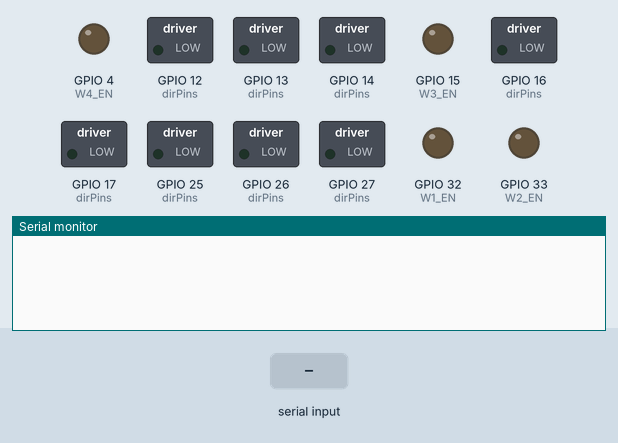
The sketch below on a simulated ESP32. On the bench: switched loads named in the sketch (green lamp = pin HIGH), output pins drawn as LEDs (lit = HIGH), the last lines printed to the serial monitor. Inputs (shaded band) come from the test bench.

Above: at 1.2 s.
1.3 s: "PING\n" received over Serial
At 1.7 s:
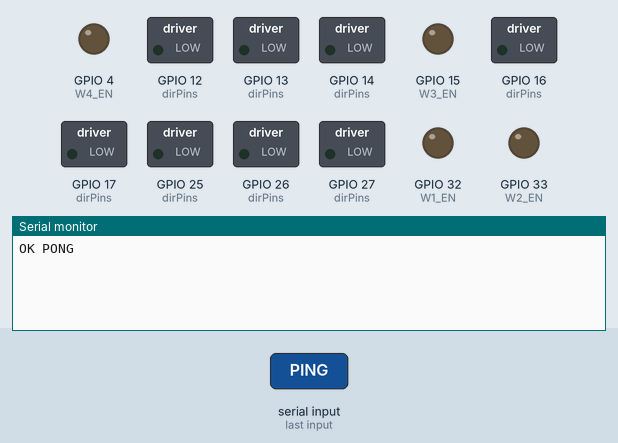
2.8 s: "STOP\n" received over Serial
At 4.0 s:
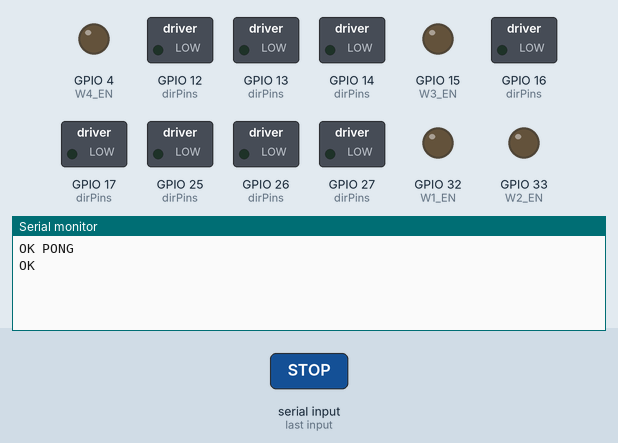
4.3 s: "MOVE \n" received over Serial
At 5.1 s:
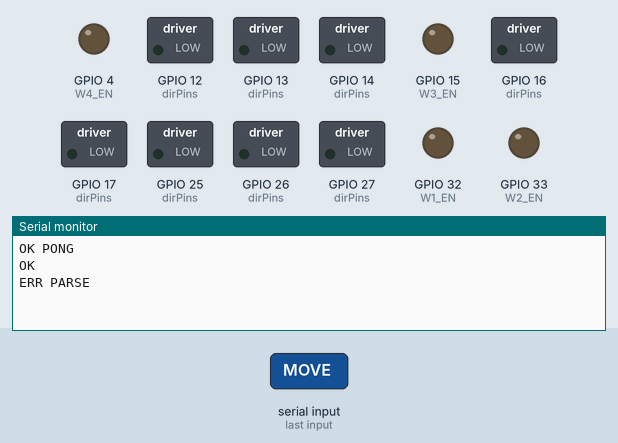

The sketch:

auto_aiming_esp32.ino
```cpp
/*
 * auto_aiming_esp32.ino  –  Auto-Aiming Dustbin – ESP32 variant
 *
 * Differences from the Uno sketch:
 *  • Uses ESP32's LEDC hardware PWM (analogWrite() not available on ESP32).
 *  • GPIO numbers differ — update the #defines below for your board.
 *  • Optional: Wi-Fi task skeleton included but disabled by default.
 *
 * Hardware
 * --------
 * Two L298N dual-channel motor driver boards, four DC motors (omni-wheel
 * X-drive platform).
 *
 * Default GPIO assignments (ESP32-WROOM-32 DevKit):
 *
 *   Motor W1 (front-left):   EN=GPIO32  IN1=GPIO25  IN2=GPIO26
 *   Motor W2 (front-right):  EN=GPIO33  IN1=GPIO27  IN2=GPIO14
 *   Motor W3 (rear-right):   EN=GPIO15  IN1=GPIO12  IN2=GPIO13
 *   Motor W4 (rear-left):    EN=GPIO4   IN1=GPIO16  IN2=GPIO17
 * Serial Protocol  (same as Uno variant — see docs/COMMUNICATION_PROTOCOL.md)
 *   Baud: 115200, USB-serial (UART0 on the DevKit USB connector).
 *   Commands: MOVE <vx> <vy>  |  STOP  |  HOME  |  PING
 *   See arduino/common/protocol.h for the full protocol definition.
 */

#include <Arduino.h>
#include "../common/protocol.h"

// ── LEDC PWM configuration ───────────────────────────────────────────────────
#define PWM_FREQ       5000   // Hz
#define PWM_RESOLUTION    8   // bits (0-255)

// LEDC channels (0-15 available on ESP32)
#define CH_W1 0
#define CH_W2 1
#define CH_W3 2
#define CH_W4 3

// ── Pin assignments ──────────────────────────────────────────────────────────
#define W1_EN  32
#define W1_IN1 25
#define W1_IN2 26

#define W2_EN  33
#define W2_IN1 27
#define W2_IN2 14

#define W3_EN  15
#define W3_IN1 12
#define W3_IN2 13

#define W4_EN   4
#define W4_IN1 16
#define W4_IN2 17

// ── Helpers ──────────────────────────────────────────────────────────────────

void motorWrite(uint8_t ledcCh, uint8_t in1, uint8_t in2, int speed) {
    speed = constrain(speed, -255, 255);
    ledcWrite(ledcCh, (uint32_t)abs(speed));
    if (speed > 0) {
        digitalWrite(in1, HIGH);
        digitalWrite(in2, LOW);
    } else if (speed < 0) {
        digitalWrite(in1, LOW);
        digitalWrite(in2, HIGH);
    } else {
        digitalWrite(in1, LOW);
        digitalWrite(in2, LOW);
    }
}

void driveXY(int vx, int vy) {
    int w1 = +vx - vy;
    int w2 = -vx - vy;
    int w3 = -vx + vy;
    int w4 = +vx + vy;

    int maxAbs = max(max(abs(w1), abs(w2)), max(abs(w3), abs(w4)));
    if (maxAbs > 255) {
        w1 = (int)((long)w1 * 255 / maxAbs);
        w2 = (int)((long)w2 * 255 / maxAbs);
        w3 = (int)((long)w3 * 255 / maxAbs);
        w4 = (int)((long)w4 * 255 / maxAbs);
    }

    motorWrite(CH_W1, W1_IN1, W1_IN2, w1);
    motorWrite(CH_W2, W2_IN1, W2_IN2, w2);
    motorWrite(CH_W3, W3_IN1, W3_IN2, w3);
    motorWrite(CH_W4, W4_IN1, W4_IN2, w4);
}

void stopAll() { driveXY(0, 0); }

// ── Command parser ───────────────────────────────────────────────────────────

char cmdBuf[CMD_BUF_LEN];
uint8_t cmdLen = 0;

void handleCommand(const char* cmd) {
    if (strcmp(cmd, "PING") == 0) {
        Serial.println("OK PONG");
    } else if (strcmp(cmd, "STOP") == 0 || strcmp(cmd, "HOME") == 0) {
        stopAll();
        Serial.println("OK");
    } else if (strncmp(cmd, "MOVE ", 5) == 0) {
        int vx = 0, vy = 0;
        if (sscanf(cmd + 5, "%d %d", &vx, &vy) == 2) {
            driveXY(vx, vy);
            Serial.println("OK");
        } else {
            Serial.println("ERR PARSE");
        }
    } else {
        Serial.println("ERR PARSE");
    }
}

// ── Arduino lifecycle ────────────────────────────────────────────────────────

void setup() {
    // Configure LEDC PWM
    ledcSetup(CH_W1, PWM_FREQ, PWM_RESOLUTION);
    ledcSetup(CH_W2, PWM_FREQ, PWM_RESOLUTION);
    ledcSetup(CH_W3, PWM_FREQ, PWM_RESOLUTION);
    ledcSetup(CH_W4, PWM_FREQ, PWM_RESOLUTION);

    ledcAttachPin(W1_EN, CH_W1);
    ledcAttachPin(W2_EN, CH_W2);
    ledcAttachPin(W3_EN, CH_W3);
    ledcAttachPin(W4_EN, CH_W4);

    // Direction pins
    uint8_t dirPins[] = {
        W1_IN1, W1_IN2, W2_IN1, W2_IN2,
        W3_IN1, W3_IN2, W4_IN1, W4_IN2
    };
    for (uint8_t i = 0; i < sizeof(dirPins); i++) {
        pinMode(dirPins[i], OUTPUT);
    }

    stopAll();
    Serial.begin(SERIAL_BAUD);
}

void loop() {
    while (Serial.available()) {
        char c = (char)Serial.read();
        if (c == '\n' || c == '\r') {
            if (cmdLen > 0) {
                cmdBuf[cmdLen] = '\0';
                handleCommand(cmdBuf);
                cmdLen = 0;
            }
        } else if (cmdLen < CMD_BUF_LEN - 1) {
            cmdBuf[cmdLen++] = c;
        }
    }
}
```

Measured:
- after the input at 1.3 s, the serial monitor: prints a new line at once (image 1)
- after the input at 2.8 s, the serial monitor: prints a new line at once (image 2)
- after the input at 4.3 s, the serial monitor: prints a new line at once (image 3)
